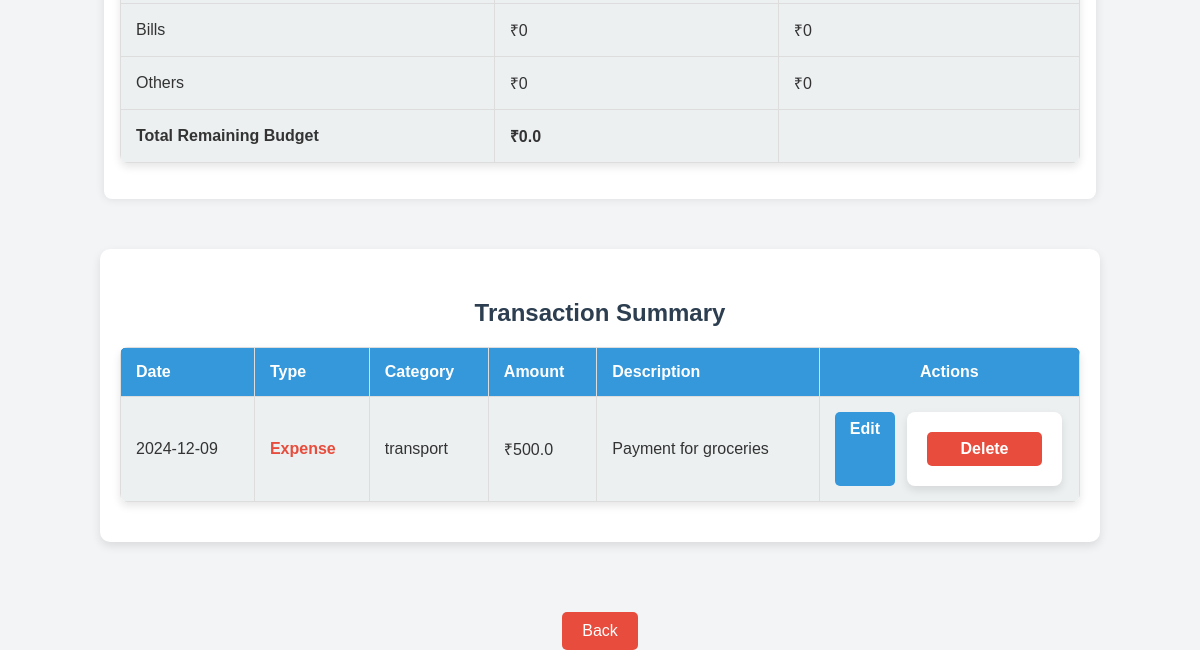
The app's page /index (signed in, lower part), older data.
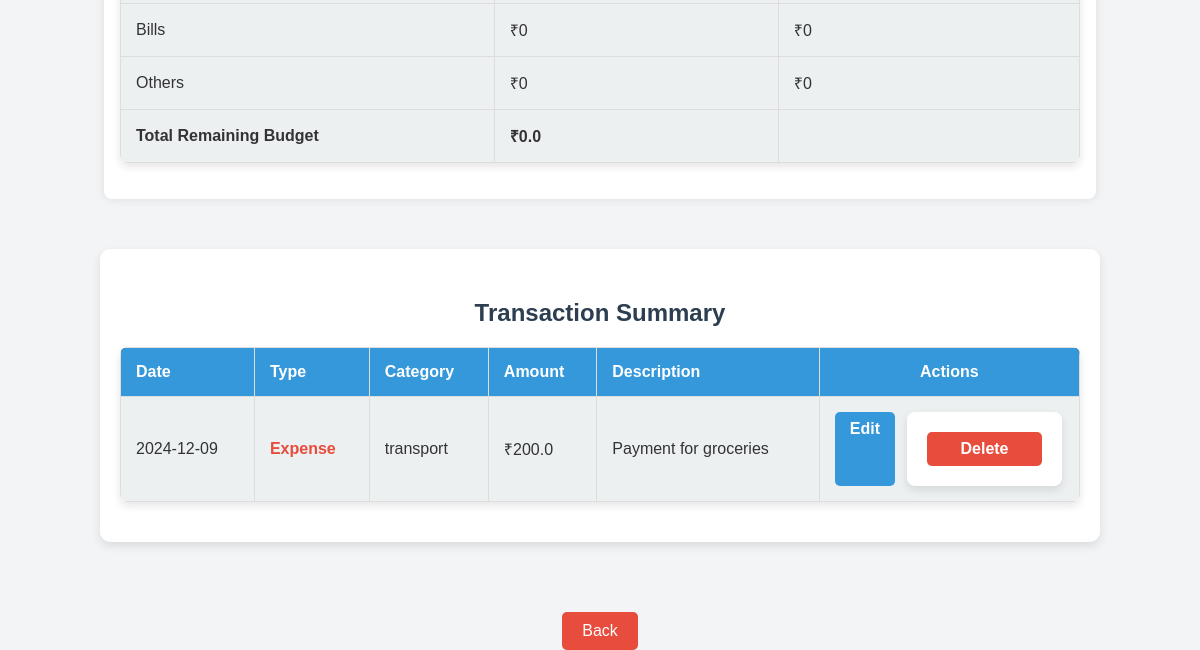
The same page, newer data.
### models.py (models this page shows)
class Transactions(db.Model):
    __tablename__ = 'transactions'  # Make sure this table name matches the database
    id = db.Column(db.Integer, primary_key=True)
    date = db.Column(db.String(10), nullable=False)
    type = db.Column(db.String(10), nullable=False)
    category = db.Column(db.String(50), nullable=False)
    amount = db.Column(db.Float, nullable=False)
    description = db.Column(db.String(200))
    user_id = db.Column(db.Integer, db.ForeignKey('users_new.id'), nullable=False)
    user = db.relationship('User', back_populates='transactions')

### app.py (the view)
@app.route('/index', methods=['GET'])
def index():
    if 'user_id' in session:
        user_id = session['user_id']
        transactions = Transactions.query.filter_by(user_id=user_id).all()
        return render_template('index.html', transactions=transactions)
    else:
        return render_template('landing.html')

### templates/index.html (shortened to what the changed rows need)
<!DOCTYPE html>
<html lang="en">
<head>
    <link rel="stylesheet" href="{{ url_for('static', filename='css/style.css') }}">
</head>
<body>
    <div class="container">
        <div style="max-width: 1200px; margin: 50px auto; overflow-x: auto; background: #fff; box-shadow: 0 4px 10px rgba(0, 0, 0, 0.1); border-radius: 10px; padding: 20px;" class="table-container">
            <h2 style="text-align: center; font-size: 24px; color: #2c3e50; margin-bottom: 20px;">Transaction Summary</h2>
            <table style="width: 100%; border-collapse: collapse; font-size: 16px; text-align: left; border-radius: 8px; overflow: hidden;"  class="input-form">
                <thead>
                    <tr style="background-color: #2c3e50; color: #ffffff; font-weight: bold;">
                        <th style="padding: 15px;">Date</th>
                        <th style="padding: 15px;">Type</th>
                        <th style="padding: 15px;">Category</th>
                        <th style="padding: 15px;">Amount</th>
                        <th style="padding: 15px;">Description</th>
                        <th style="padding: 15px; text-align: center;">Actions</th>
                    </tr>
                </thead>
                <tbody>
                    {% for transaction in transactions %}
                    <tr style="background-color: {% if loop.index is even %}#f9f9f9{% else %}#ffffff{% endif %}; border-bottom: 1px solid #ddd;">
                        <td style="padding: 15px;">{{ transaction.date }}</td>
                        <td style="padding: 15px; color: {% if transaction.type == 'Income' %}#27ae60{% else %}#e74c3c{% endif %}; font-weight: bold;">
                            {{ transaction.type }}
                        </td>
                        <td style="padding: 15px;">{{ transaction.category }}</td>
                        <td style="padding: 15px;">₹{{ transaction.amount }}</td>
                        <td style="padding: 15px;">{{ transaction.description }}</td>
                        <td style="padding: 15px; text-align: center;">
                            <div style="display: flex; gap: 10px; justify-content: center;">
                                <a href="{{ url_for('edit_transaction', transaction_id=transaction.id) }}"
                                   style="background-color: #3498db; color: #fff; padding: 8px 15px; text-decoration: none; border-radius: 5px; font-weight: bold; transition: background-color 0.3s;">
                                   Edit
                                </a>
                                <form action="{{ url_for('delete_transaction', transaction_id=transaction.id) }}"
                                      method="POST" style="display: inline;">
                                    <button type="submit"
                                            style="background-color: #e74c3c; color: #fff; padding: 8px 15px; border: none; border-radius: 5px; font-weight: bold; cursor: pointer; transition: background-color 0.3s;"
                                            onclick="return confirm('Are you sure you want to delete this transaction?')">
                                        Delete
                                    </button>
                                </form>
                            </div>
                        </td>
                    </tr>
                    {% else %}
                    <tr>
                        <td colspan="6" style="text-align: center; padding: 15px;">No transactions found</td>
                    </tr>
                    {% endfor %}
                </tbody>
            </table>
        </div>
    </div>
</body>
</html>

Row changes from the older to the newer data that the page shows:
changed Transactions "Expense": amount "500.0" → "200.0"
